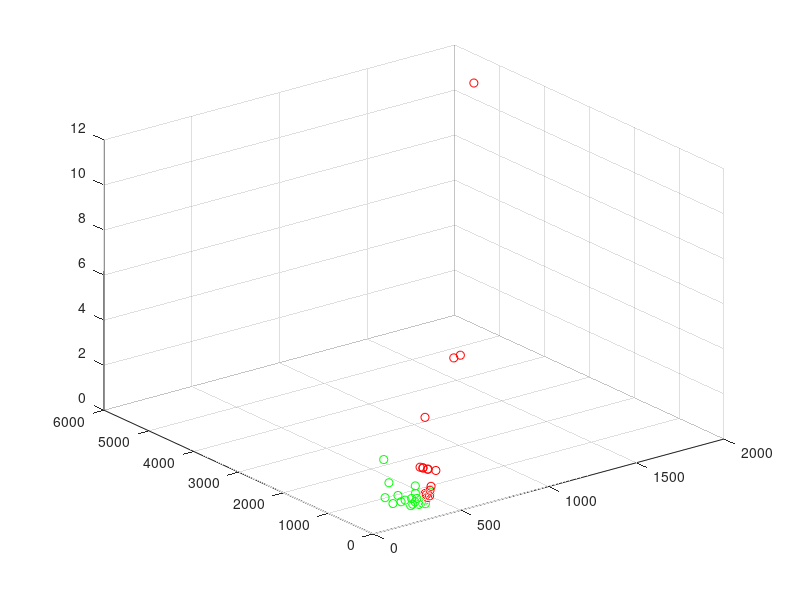

The MATLAB source for this figure:
 x=[1944.8372, 5359.3774, 11.014791;
 618.11383, 1261.9188, 2.7209847;
 432.51367, 646.36664, 1.4623066;
 425.19635, 556.33679, 1.5280368;
 425.09802, 549.55017, 1.5363357;
 869.53339, 1602.9799, 4.5176363;
 893.09412, 1548.8268, 4.6372561;
 422.52228, 440.28458, 1.5835121;
 423.6134, 431.60727, 1.5907284;
 435.65079, 306.64905, 1.6206239;
 381.18845, 200.52794, 1.1286753;
 369.50842, 177.9821, 0.99788427;
 360.15833, 151.5661, 0.79790246;
 356.70291, 209.64932, 0.80007952;
 356.87491, 214.93036, 0.7997964;
 364.89792, 267.04825, 0.78483158;
 365.85458, 270.76593, 0.7809056;
 381.06842, 318.35352, 0.75793886;
 361.95703, 200.71906, 0.6696564;
 363.74799, 210.85121, 0.66690427;
 386.78815, 262.05106, 0.62543696];
 
 y =[351.95529, 437.09778, 0.99247831;
 328.72122, 343.28775, 0.79188967;
 319.69516, 279.12476, 0.64975125;
 301.1351, 243.25177, 0.56477004;
 294.52957, 295.23999, 0.68637639;
 256.5769, 291.1127, 0.69581175;
 237.02458, 374.8367, 0.86760747;
 167.28897, 388.71851, 0.90526974;
 233.35031, 290.27856, 0.67398447;
 283.45261, 226.69868, 0.51902229;
 312.80148, 204.06496, 0.46801385;
 329.92554, 218.07693, 0.5060454;
 354.65781, 231.60783, 0.53921252;
 234.34903, 565.12091, 1.2639829;
 285.73615, 882.45715, 1.8941851;
 188.35791, 295.53241, 0.68339622;
 270.21857, 220.78668, 0.48764944;
 404.41678, 311.20911, 0.72161376;
 346.48834, 191.13576, 0.43966958];

scatter3(x(:,1),x(:,2),x(:,3), 'r');
hold on;
scatter3(y(:,1),y(:,2),y(:,3), 'g');